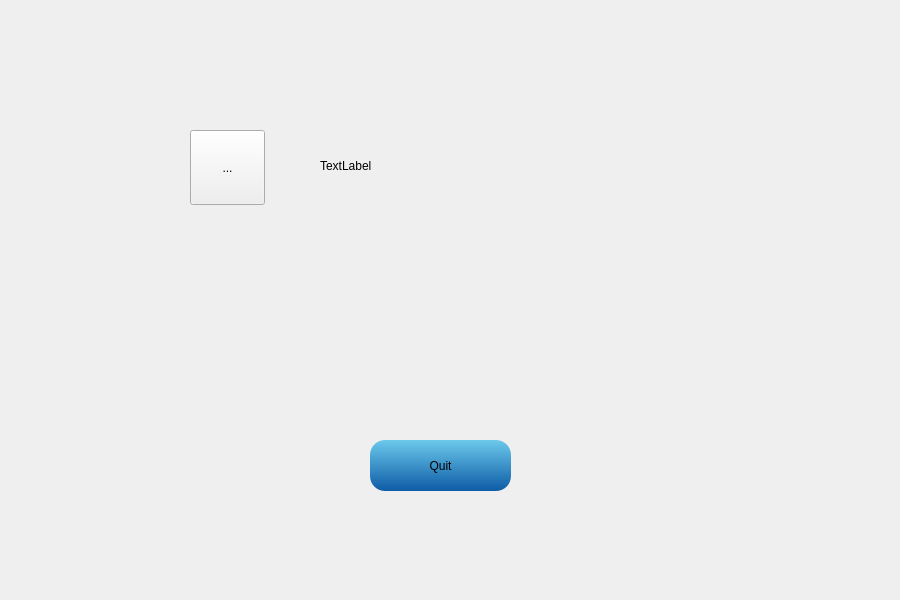
<?xml version="1.0" encoding="UTF-8"?>
<ui version="4.0">
 <class>endwindow</class>
 <widget class="QDialog" name="endwindow">
  <property name="geometry">
   <rect>
    <x>0</x>
    <y>0</y>
    <width>900</width>
    <height>600</height>
   </rect>
  </property>
  <property name="windowTitle">
   <string>Dialog</string>
  </property>
  <widget class="QPushButton" name="pushButton_2">
   <property name="geometry">
    <rect>
     <x>370</x>
     <y>440</y>
     <width>141</width>
     <height>51</height>
    </rect>
   </property>
   <property name="styleSheet">
    <string notr="true">border-color: #FFFF33;background-color: qlineargradient(x1: 0, y1: 0, x2: 0, y2: 1,stop: 0 #6CC9EB, stop: 1 #0d5ca6); 
font: 36pt &quot;HanziPen SC&quot;;
border-width: 5px;
border-radius: 15px;</string>
   </property>
   <property name="text">
    <string>Quit</string>
   </property>
  </widget>
  <widget class="QLabel" name="label_2">
   <property name="geometry">
    <rect>
     <x>320</x>
     <y>130</y>
     <width>151</width>
     <height>71</height>
    </rect>
   </property>
   <property name="styleSheet">
    <string notr="true">font: 36pt &quot;HanziPen SC&quot;;</string>
   </property>
   <property name="text">
    <string>TextLabel</string>
   </property>
  </widget>
  <widget class="QToolButton" name="toolButton">
   <property name="geometry">
    <rect>
     <x>190</x>
     <y>130</y>
     <width>75</width>
     <height>75</height>
    </rect>
   </property>
   <property name="text">
    <string>...</string>
   </property>
  </widget>
 </widget>
 <resources/>
 <connections/>
</ui>
